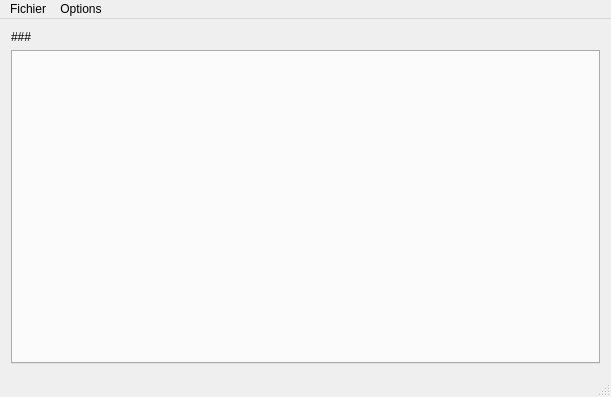
<?xml version="1.0" encoding="UTF-8"?>
<ui version="4.0">
 <class>MainWindow</class>
 <widget class="QMainWindow" name="MainWindow">
  <property name="geometry">
   <rect>
    <x>0</x>
    <y>0</y>
    <width>611</width>
    <height>397</height>
   </rect>
  </property>
  <property name="windowTitle">
   <string>MainWindow</string>
  </property>
  <widget class="QWidget" name="centralWidget">
   <layout class="QVBoxLayout" name="verticalLayout">
    <item>
     <widget class="QLabel" name="label_currentProject">
      <property name="text">
       <string>###</string>
      </property>
     </widget>
    </item>
    <item>
     <widget class="QTabWidget" name="tabWidget"/>
    </item>
   </layout>
  </widget>
  <widget class="QMenuBar" name="menuBar">
   <property name="geometry">
    <rect>
     <x>0</x>
     <y>0</y>
     <width>611</width>
     <height>22</height>
    </rect>
   </property>
   <widget class="QMenu" name="menuFichier">
    <property name="title">
     <string>Fichier</string>
    </property>
    <addaction name="actionNouveau"/>
    <addaction name="actionOuvrir"/>
    <addaction name="actionEnregistrer"/>
    <addaction name="separator"/>
    <addaction name="actionQuitter"/>
   </widget>
   <widget class="QMenu" name="menuOptions">
    <property name="title">
     <string>Options</string>
    </property>
    <addaction name="actionAbout"/>
   </widget>
   <addaction name="menuFichier"/>
   <addaction name="menuOptions"/>
  </widget>
  <widget class="QStatusBar" name="statusBar"/>
  <action name="actionPr_f_rences">
   <property name="text">
    <string>Préférences</string>
   </property>
  </action>
  <action name="actionAbout">
   <property name="text">
    <string>About</string>
   </property>
   <property name="shortcut">
    <string>Ctrl+F1, F1</string>
   </property>
  </action>
  <action name="actionNouveau">
   <property name="text">
    <string>Nouveau</string>
   </property>
   <property name="shortcut">
    <string>Ctrl+N</string>
   </property>
  </action>
  <action name="actionOuvrir">
   <property name="text">
    <string>Ouvrir</string>
   </property>
   <property name="shortcut">
    <string>Ctrl+O</string>
   </property>
  </action>
  <action name="actionEnregistrer">
   <property name="text">
    <string>Enregistrer</string>
   </property>
   <property name="shortcut">
    <string>Ctrl+S</string>
   </property>
  </action>
  <action name="actionQuitter">
   <property name="text">
    <string>Quitter</string>
   </property>
   <property name="shortcut">
    <string>Ctrl+Q</string>
   </property>
  </action>
 </widget>
 <layoutdefault spacing="6" margin="11"/>
 <resources/>
 <connections/>
</ui>
